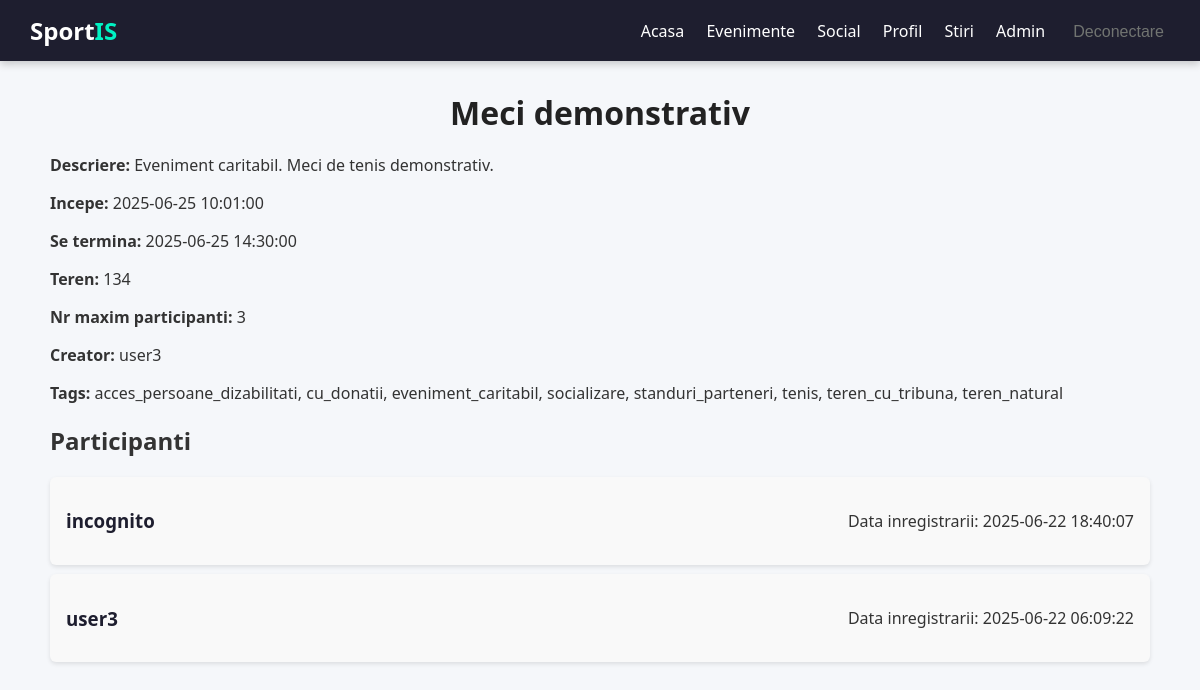
/event/viewEvent/1 (signed in), run on the app's committed database.
### tables this page shows
CREATE TABLE `events` (
  `id` int(11) NOT NULL AUTO_INCREMENT,
  `name` varchar(100) NOT NULL,
  `creator_id` int(11) NOT NULL,
  `field_id` int(11) NOT NULL,
  `max_participants` int(11) NOT NULL,
  `event_time_start` datetime NOT NULL,
  `event_time_end` datetime DEFAULT NULL,
  `description` text DEFAULT NULL,
  PRIMARY KEY (`id`),
  KEY `creator_id` (`creator_id`),
  KEY `field_id` (`field_id`)
);

CREATE TABLE `event_participants` (
  `event_id` int(11) NOT NULL,
  `user_id` int(11) NOT NULL,
  `join_date` datetime DEFAULT current_timestamp(),
  PRIMARY KEY (`event_id`,`user_id`),
  KEY `user_id` (`user_id`)
);

CREATE TABLE `users` (
  `id` int(11) NOT NULL,
  `email` varchar(255) NOT NULL,
  `username` varchar(255) NOT NULL,
  `password` varchar(255) NOT NULL,
  `registration_date` datetime DEFAULT current_timestamp(),
  `is_admin` tinyint(1) DEFAULT 0,
  `is_banned` tinyint(1) DEFAULT 0
);

### app/core/Controller.php (called while the page is built, shortened)
<?php
class Controller
{
    public function model($model)
    {
        return new $model();
    }
    public function view($view, $data = []){
        extract($data);
        require_once __DIR__ . '/../views/' . $view . '.php';
    }
}

### app/controllers/event.php (called while the page is built, shortened)
<?php
require_once __DIR__ . '/../models/EventModel.php';
class Event extends Controller
{
    private $tagModel;
    private $userModel;
    public function __construct() {
        $this->tagModel = $this->model('Tag');
        $this->userModel = $this->model('User');
    }
    public function viewEvent($eventId) {
        $event = EventModel::findEventById($eventId);
        $event = $event[0];
        $hasStarted = new DateTime($event['event_time_start']) <= new DateTime();
        $fieldId = $event['field_id'];
        $tags = $this->tagModel->getTagsByEvent($eventId);
        if(!empty($tags))
            $tags = array_map(function ($tag) {
                return $tag["name"];
            }, $tags);
        $creator = $this->userModel->findById($event['creator_id']);
        $event['creator_username'] = $creator['username'] ?? 'Necunoscut';
        $errorMessage = "";
        $this->view("event/viewEvent", [
            "event" => $event,
            "fieldId" => $fieldId,
            "eventTags" => $tags,
            "isParticipant" => EventModel::isParticipant($eventId, $_SESSION['user_id']),
            "participants" => EventModel::getParticipants($eventId) ?? [],
            'isOwnEvent' => $event['creator_id'] == $_SESSION['user_id'],
            'errorMessage' => $errorMessage,
            'hasStarted' => $hasStarted
        ]);
    }
}

### app/core/App.php (called while the page is built, shortened)
<?php
require_once __DIR__ . '/Config.php';
require_once __DIR__ . '/../services/DatabaseService.php';
class App{
    protected $method = 'index';
    public function __construct(){
        $url = $this->parseUrl();
        if(isset($url[0]))
        if(file_exists(__DIR__ . '/../controllers/'. $url[0] . '.php' )){
            unset($url[0]);
        }
        $this->controller = new $this->controller;
        if(isset($url[1]))
        {
            if(method_exists($this->controller, $url[1]))
            {
                $this->method = $url[1];
                unset($url[1]);
            }
        }
        $this->params = $url ? array_values($url) : [];
        call_user_func_array([$this->controller, $this->method], $this->params);
    }
    public function parseUrl(){
        if(isset($_GET['url'])){
            return $url = explode('/', filter_var(rtrim($_GET['url'], '/'), FILTER_SANITIZE_URL));
        }
    }
}
?>

### public/index.php (called while the page is built, shortened)
<?php
$app = new App();

### app/core/Config.php (called while the page is built, shortened)
<?php
class Config
{
    private static $data = [];
    public static function get(string $key, $default = null)
    {
        $val = $_ENV[$key] ?? getenv($key) ?? self::$data[$key] ?? null;
        if ($val !== false && $val !== null && $val !== '') {
            return $val;
        }
        return $default;
    }
}

### app/services/DatabaseService.php (called while the page is built, shortened)
<?php
class DatabaseService {
    private static $conn;
    public static function load()
    {
        $servername = Config::get('MYSQL_SERVER', '127.0.0.1');
        $username = Config::get('MYSQL_USER', 'root');
        $password = Config::get('MYSQL_PASSWORD', '');
        $dbname = Config::get('MYSQL_DB', 'sportis');
        $port = (int) Config::get('MYSQL_PORT', 3306);
        $useSsl = Config::get('MYSQL_SSL', false) || $port === 4000;
        if ($useSsl) {
            self::$conn = mysqli_init();
            self::$conn->ssl_set(null, null, null, null, null);
            if (!@self::$conn->real_connect($servername, $username, $password, $dbname, $port, null, MYSQLI_CLIENT_SSL)) {
                die("Database connection failed: " . self::$conn->connect_error);
            }
        } else {
            self::$conn = new mysqli($servername, $username, $password, $dbname, $port);
        }
        self::$conn->set_charset("utf8mb4");
    }
    public static function runSelect($sql, ...$vars) {
        $rows = null;
        $result = self::$conn->execute_query($sql, $vars);
        if ($result->num_rows > 0) {
            $rows = $result->fetch_all(MYSQLI_ASSOC);
        }
        return $rows;
    }
}

### app/models/EventModel.php (called while the page is built, shortened)
<?php
class EventModel
{
    public static function findEventById($eventId)
    {
        $eventData = DatabaseService::runSelect(
            "SELECT * FROM events WHERE id = ? LIMIT 1", $eventId
        );
        return $eventData;
    }
    public static function getParticipants($eventId) {
        $sql = "SELECT u.id, u.username, ep.join_date FROM event_participants AS ep
            INNER JOIN users AS u ON u.id = ep.user_id
            WHERE ep.event_id = ?";
        return DatabaseService::runSelect($sql, (int)$eventId);
    }
}

### app/models/User.php (called while the page is built, shortened)
<?php
class User
{
    public function findById($userId)
    {
        $user = DatabaseService::runSelect(
            "SELECT * FROM users WHERE id = ? LIMIT 1", $userId
        );
        return $user != null ? $user[0] : null;
    }
}

### app/views/event/viewEvent.php (the view, shortened to what this page needs)
<!DOCTYPE html>
<html lang="ro">
<head>
    <link rel="stylesheet" href="<?php echo Config::get('APP_URL'); ?>/css/MainStyle.css">
</head>
<body>
    <?php include_once __DIR__ . '/../partials/navBar.php'; ?>
    <div class="container">
     <h1><?= $event["name"] ?></h1>
        <p><strong>Descriere:</strong> <?= htmlspecialchars($event['description']) ?></p>
        <p><strong>Incepe:</strong> <?= $event['event_time_start'] ?></p>
        <p><strong>Se termina:</strong> <?= $event['event_time_end'] ?></p>
        <p><strong>Teren:</strong> <?= $fieldId ?></p>
        <p><strong>Nr maxim participanti:</strong> <?= $event["max_participants"] ?></p>
        <p><strong>Creator:</strong> <?= $event['creator_username'] ?></p>
        <p><strong>Tags:</strong>
            <?php
                echo !empty($eventTags) ? implode(", ", $eventTags) : "";
            ?>
        </p>
        <h2>Participanti</h2>
        <ul class="user-list">
            <?php if (empty($participants)): ?>
                <p>Nu sunt participanti la acest eveniment.</p>
            <?php else: ?>
            <?php foreach($participants as $participant): ?>
                <li class="user-card">
                    <h3><a style="text-decoration: none; color: #1e1e2f;" href="<?= Config::get("APP_URL"); ?>/home/viewProfile/<?= $participant['id'] ?>"><?= $participant['username'] ?></a></h3>
                    <p>Data inregistrarii: <?= $participant['join_date'] ?></p>
                </li>
            <?php endforeach; ?>
            <?php endif; ?>
        </ul>
</div>
</body>
</html>

### public/css/MainStyle.css (style rules this page uses)
body { margin: 0; padding: 0; font-family: 'Segoe UI', sans-serif; background-color: #f5f7fa; color: #333; }
.container { max-width: 1100px; margin: 30px auto; padding: 0 20px; }
.container h1 { margin-bottom: 20px; color: #222; font-size: 32px; font-weight: 600; text-align: center; }
.user-list, .event-list { list-style: none; padding: 0; }
.user-card, .event-card { display: flex; justify-content: space-between; align-items: center; padding: 0.8rem 1rem; margin-bottom: 0.6rem; background-color: #f9f9f9; border-radius: 6px; box-shadow: 0 2px 4px rgba(0,0,0,0.1); }

### data on the page
events: name "Meci demonstrativ", description "Eveniment caritabil. Meci de tenis demonstrativ.", event_time_start "2025-06-25 10:01:00", event_time_end "2025-06-25 14:30:00", max_participants "3"
event_participants: user.username "incognito", join_date "2025-06-22 18:40:07"
event_participants: user.username "user3", join_date "2025-06-22 06:09:22"

### other printed values
$fieldId "134"
$event['creator_username'] "user3"
implode(", ", $eventTags) "acces_persoane_dizabilitati, cu_donatii, eveniment_caritabil, socializare, standuri_parteneri, tenis, teren_cu_tribuna, teren_natural"
